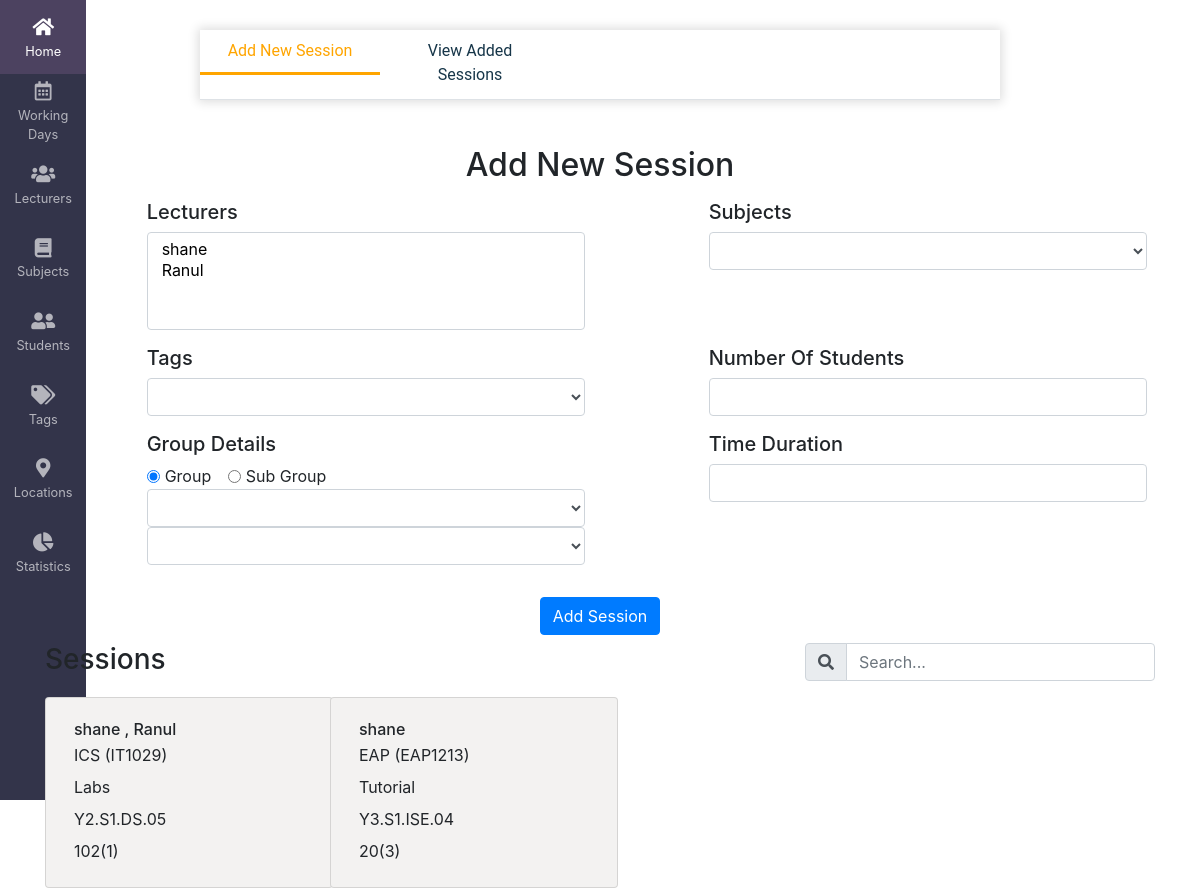
Page /sessions/ on the earlier database version.
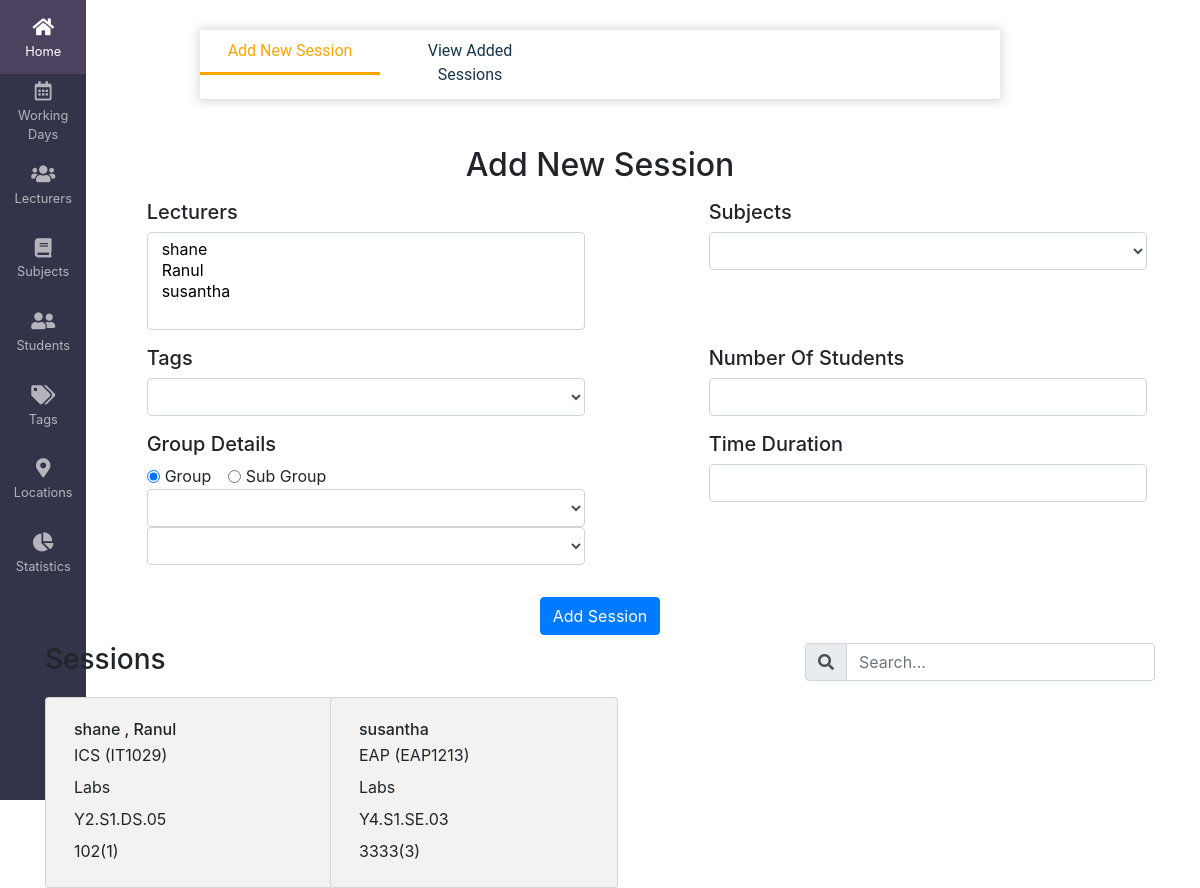
Same page on the later database version.
### timetable/models.py (models this page shows, shortened)
class Session(models.Model):
    lecturers = models.ManyToManyField(Lecturer)
    subject = models.ForeignKey(Subjects, on_delete=models.CASCADE)
    tag = models.ForeignKey(Tags, on_delete=models.CASCADE)
    group_id = models.ForeignKey(Group, on_delete=models.CASCADE)
    subgroup_id = models.ForeignKey(
        Subgroup, on_delete=models.CASCADE, null=True, blank=True)
    student_count = models.IntegerField(default=1)
    duration = models.IntegerField(default=1)
    consecutive_session = models.ForeignKey(
        'self', on_delete=models.CASCADE, null=True, blank=True)
    def get_lecturers(self):
        if self.lecturers:
            return '%s' % " , ".join([lecturer.name for lecturer in self.lecturers.all()])

class Lecturer(models.Model):
    name = models.CharField(max_length=100, blank=True)
    center = models.CharField(max_length=100, blank=True)
    employee_id = models.CharField(max_length=6, blank=True)
    building = models.CharField(max_length=100, blank=True)
    faculty = models.CharField(max_length=100, blank=True)
    level = models.IntegerField(blank=True, null=True)
    department = models.CharField(max_length=100, blank=True)
    rank = models.CharField(max_length=100, blank=True)
    objects = models.Manager()

class Subjects(models.Model):
    offeredYear = models.CharField(max_length=4, blank=True)
    offeredSemester = models.CharField(max_length=100, blank=True)
    subjectName = models.CharField(max_length=100, blank=True)
    subjectCode = models.CharField(max_length=10, blank=True)
    noLecHours = models.IntegerField(blank=True, null=True)
    noTutHours = models.IntegerField(blank=True, null=True)
    noLabHours = models.IntegerField(blank=True, null=True)
    noEveHours = models.IntegerField(blank=True, null=True)
    objects = models.Manager()

class Tags(models.Model):
    label = models.CharField(max_length=25, unique=True)
    color = models.CharField(max_length=25, unique=True)

class Group(models.Model):
    academic_year_semester = models.ForeignKey(
        AcademicYearSemester, on_delete=models.CASCADE)
    programme = models.ForeignKey(Programme, on_delete=models.CASCADE)
    group_no = models.CharField(max_length=2)
    student_count = models.IntegerField(null=True, blank=True)
    generated_group = models.CharField(max_length=100, blank=True, null=True)
    class Meta:
        constraints = [
            models.UniqueConstraint(
                fields=['academic_year_semester', 'programme', 'group_no'], name='student_details')
        ]

### timetable/views.py (the view)
# urls.py: path('sessions/', views.Session.as_view(), name='sessions'),
class Session(generic.ListView):
    model = Session1
    template_name = 'session_allocate.html'
    context_object_name = 'sessions'
    queryset = Session1.objects.prefetch_related('lecturers')
    def get_context_data(self, **kwargs):
        context = super(Session, self).get_context_data(**kwargs)
        context.update({
            'lecturers': Lecturer1.objects.all(),
            'tags': Tags.objects.all(),
            'subjects': Subjects1.objects.all(),
            'groups': Group.objects.all(),
            'subgroups': Subgroup.objects.select_related('group'),
            'sessions': Session1.objects.prefetch_related('group_id', 'subject', 'tag', 'subgroup_id').all(),
        })
        return context

### template/session_allocate.html (shortened to what this page needs)
{% extends 'base.html' %}
{% load static %}
{% block content %}
<div class="row">
  <div class="cycle-tab-container">
    <ul class="nav nav-tabs">
    <li class="cycle-tab-item active">
      <a class="nav-link" role="tab" id="addsection" data-toggle="tab" href="">Add New Session</a>
    </li>
    <li class="cycle-tab-item">
      <a class="nav-link" role="tab" id="viewsection" data-toggle="tab" href="">View Added Sessions</a>
    </li>
  </ul>
  </div>
</div>
<div id="addingform">
  <div class="row">
    <div class="col mt-3 text-center">
      <h2>Add New Session</h2>
    </div>
  </div>
<form action="" class="container" id="addsession" name="addsession">
    <div class="row p-2">
      <div class="col-1">
      </div>
      <div class="col-5">
        <h5>Lecturers</h5>
          <select
            class="form-control sel2"
            id="loadlecturers"
            name="loadlecturers"
            multiple="multiple"
          >
          {% for lecturer in lecturers %}
          <option style="color:black;" value="{{lecturer.id}}">{{lecturer.name}}</option>
          {% endfor %}
        </select>
      </div>
      <div class="col-1">
      </div>
      <div class="col-5">
          <h5>Subjects</h5>
          <select
            class="form-control sel2"
            id="loadsubjects"
            name="loadsubjects"
          >
          <option class="d-none" disabled selected></option>
          {% for subject in subjects %}
          <option style="color:black;" value="{{subject.id}}">{{subject.subjectName}}</option>
          {% endfor %}
        </select>
        </div>
    </div>
    <div class="row p-2">
      <div class="col-1">
      </div>
      <div class="col-5">
        <h5>Tags</h5>
          <select
          class="form-control sel2"
          id="loadtags"
          name="loadtags"
        >
        <option class="d-none" disabled selected></option>
        {% for tag in tags %}
          <option style="color:black;" value="{{tag.id}}">{{tag.label}}</option>
          {% endfor %}
      </select>
      </div>
      <div class="col-1">
      </div>
      <div class="col-5">
          <h5>Number Of Students</h5>
          <input
            value=""
            class="form-control"
            type="text"
            name="nostudents"
            id="nostudents"
          />
        </div>
    </div>
    <div class="row p-2">
      <div class="col-1">
      </div>
      <div class="col-5">
        <h5>Group Details</h5>
        <div class="form-check form-check-inline">
          <input class="form-check-input" checked type="radio" name="groups" id="inlineRadio1" value="1">
          <label class="form-check-label" for="inlineRadio1">Group</label>
        </div>
        <div class="form-check form-check-inline">
          <input class="form-check-input" type="radio" name="groups" id="inlineRadio2" value="2">
          <label class="form-check-label" for="inlineRadio2">Sub Group</label>
        </div>
        <div id="divgroup">
        <select
        class="form-control sel2"
        id="loadgroups"
       name="loadgroups"
      >
      <option class="d-none" disabled selected></option>
      {% for group in groups %}
          <option style="color:black;" value="{{group.id}}"> {{group.generated_group}}&nbsp; |&nbsp;{{group.student_count}}</option>
      {% endfor %}
    </select>
    </div>
    <div id="divsubgroup">
    <select
        class="form-control sel2"
        id="loadsubgroups"
       name="loadsubgroups"
      >
      <option class="d-none" disabled selected></option>
      {% for subgroup in subgroups %}
          <option style="color:black;" value="{{subgroup.id}}">{{subgroup.generated_subgroup}}&nbsp; |&nbsp;{{subgroup.group.student_count}}</option>
      {% endfor %}
    </select>
    </div>
      </div>
      <div class="col-1">
      </div>
      <div class="col-5">
      <h5>Time Duration</h5>
      <input
        class="form-control OnlyNumber"
        type="number"
        name="duration"
        id="duration"
      />
        </div>
    </div>
    <div class="row p-2">
    </div>
    <div class="row p-2">
      <div class="col-12">
      <center>
          <button type="submit" name="" id="addses" class="btn btn-primary" btn-lg btn-block">Add Session</button>
      </center>
      </div>
    </div>
      </div>
<div class="container" id="tablediv">
  <div class="row">
  <div class="col-4">
  <h3>Sessions</h3>
</div>
<div class="col-4">
</div>
  <div class="col-4" style="float: left;">
    <div class="input-group mb-3">
      <div class="input-group-prepend">
        <span class="input-group-text" id="basic-addon1"><i class="fas fa-search"></i></span>
      </div>
      <input type="text" class="form-control" id="myInput" placeholder="Search..." aria-label="Username" aria-describedby="basic-addon1">
    </div>
  </div>
</div>
<div class="row">
{% for session in sessions %}
<div class="col-3">
  <div class="card p-2" style="width: 18rem;">
    <div class="card-body" style="line-height: 100%;">
      <h6 class="card-subtitle mb-2 text">{{session.get_lecturers}}</h6>
      <p class="card-text">{{session.subject.subjectName}} ({{session.subject.subjectCode}})</p>
      <p class="card-text">{{session.tag.label}}</p>
      <p class="card-text">{{session.group_id.generated_group}}</p>
      <p class="card-text">{{session.student_count}}({{session.duration}})</p>
    </div>
  </div>
</div>
{% endfor %}
</div>
</div>
{% endblock %}

### template/base.html (shortened to what this page needs)
{% load static %}
<!DOCTYPE html>
<html>
  <head>
    <link
      rel="stylesheet"
      href="https://stackpath.bootstrapcdn.com/bootstrap/4.5.2/css/bootstrap.min.css"
    />
    <link
      rel="stylesheet"
      href="https://cdnjs.cloudflare.com/ajax/libs/font-awesome/5.14.0/css/all.min.css"
    />
    <link
      href="https://cdn.jsdelivr.net/npm/select2@4.1.0-beta.1/dist/css/select2.min.css"
      rel="stylesheet"
    />
  </head>
  <body>
    <div class="sidebar text-center">
      <ul>
        <li>
          <button class="sidebar-button">
            <i class="fas fa-1x fa-home sidebar-icon"></i>
            <span class="sidebar-text"> Home </span>
          </button>
        </li>
        <li>
          <button class="sidebar-button">
            <i class="far fa-calendar-alt fa-1x sidebar-icon"></i>
            <span class="sidebar-text"> Working</span>
            <span class="sidebar-text"> Days</span>
          </button>
        </li>
        <li>
          <button class="sidebar-button">
            <i class="fas fa-1x fa-users sidebar-icon"></i>
            <span class="sidebar-text"> Lecturers</span>
          </button>
        </li>
        <li>
          <button class="sidebar-button">
            <i class="fas fa-1x fa-book sidebar-icon"></i>
            <span class="sidebar-text"> Subjects </span>
          </button>
        </li>
        <li>
          <button class="sidebar-button">
            <i class="fas fa-1x fa-user-friends sidebar-icon"></i>
            <span class="sidebar-text"> Students </span>
          </button>
        </li>
        <li>
          <button class="sidebar-button">
            <i class="fas fa-1x fa-tags sidebar-icon"></i>
            <span class="sidebar-text"> Tags </span>
          </button>
        </li>
        <li>
          <button class="sidebar-button">
            <i class="fas fa-1x fa-map-marker-alt sidebar-icon"></i>
            <span class="sidebar-text"> Locations </span>
          </button>
        </li>
        <li>
          <button class="sidebar-button">
            <i class="fas fa-1x fa-chart-pie sidebar-icon"></i>
            <span class="sidebar-text"> Statistics </span>
          </button>
        </li>
      </ul>
    </div>
    <main>{% block content %} {% endblock content %}</main>
    <link
      rel="stylesheet"
      href="https://cdn.jsdelivr.net/npm/bootstrap-select@1.13.14/dist/css/bootstrap-select.min.css"
    />
  </body>
</html>

### template/base.html (style rules this page uses)
html, body { height: 100%; }
.sidebar ul { list-style: none; margin: 0; height: 100vh; padding: 0; }
.sidebar ul i, li { color: white; }
.sidebar { width: 5.4rem; background-color: #33344a; float: left; position: fixed; }
.sidebar-button { display: block; font-size: 1.2rem; height: 4.6rem; position: relative; text-align: center; text-decoration: none; background: 0; border: 0; width: 100%; padding: 0.1rem 0.4rem; }
.sidebar-text { overflow: hidden; text-overflow: ellipsis; white-space: nowrap; display: block; font-size: 0.8rem; text-rendering: optimizeLegibility; text-decoration: none; opacity: 0.63; color: white; }
.sidebar-icon { opacity: 0.63; }
.card { background: #f3f2f1; }
.cycle-tab-container { margin: 30px auto; width: 800px; box-shadow: 0 0 10px 2px #ddd; }
.cycle-tab-container a { color: #173649; font-size: 16px; font-family: roboto; text-align: center; }
.cycle-tab-item { width: 180px; }
.cycle-tab-item:after { display: block; content: ""; border-bottom: solid 3px orange; transform: scaleX(0); transition: transform 0ms ease-out; }
.cycle-tab-item.active:after { transform: scaleX(1); transform-origin: 0% 50%; transition: transform 5000ms ease-in; }
.nav-link:focus, .nav-link:hover, .cycle-tab-item.active a { border-color: transparent !important; color: orange; }

Differences in the rows shown:
removed Session: get_lecturers "shane", subject.subjectName "EAP", subject.subjectCode "EAP1213", tag.label "Tutorial", group_id.generated_group "Y3.S1.ISE.04", student_count "20", duration "3"
added Session: get_lecturers "susantha", subject.subjectName "EAP", subject.subjectCode "EAP1213", tag.label "Labs", group_id.generated_group "Y4.S1.SE.03", student_count "3333", duration "3"
Other differences:
form field loadlecturers: "shane / Ranul" → "shane / Ranul / susantha"
